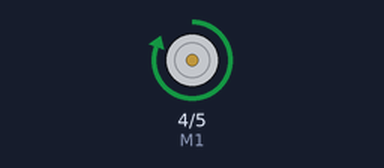
Recording of a sketch running on a simulated Arduino Uno, built with avr-gcc and run on an emulated ATmega328P. Parts: direction and speed pins drawn as motors (green arrow = direction pin HIGH = forward, orange = LOW = backward, longer = more drive).

Above: at 1.0 s.
At 2.5 s:
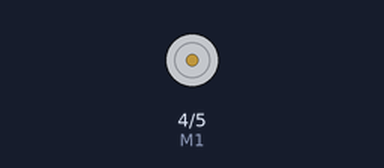
At 4.0 s:
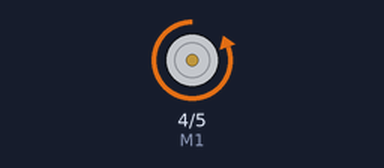
Timing chart, 0 to 7.8 s (numbered marks = the images above):
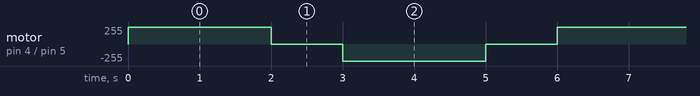

The sketch:

satu_motor.ino
```cpp
#define M1 4
#define E1 5
void setup() {
  // put your setup code here, to run once:
  pinMode(M1, OUTPUT);
  pinMode(E1, OUTPUT);
}

void loop() {
  // put your main code here, to run repeatedly:
  digitalWrite(E1, HIGH);
  digitalWrite(M1, HIGH);
  delay(2000);
  digitalWrite(E1, LOW);
  digitalWrite(M1, LOW);
  delay(1000);
  digitalWrite(E1, HIGH);
  digitalWrite(M1, LOW);
  delay(2000);
  digitalWrite(E1, LOW);
  digitalWrite(M1, LOW);
  delay(1000);
}
```

Measured:
- by itself, motor on pin 4 (M1) / pin 5 (E1): repeats every 6.0 s: stopped 1.0 s, backward 255/255 2.0 s, stopped 1.0 s, forward 255/255 2.0 s
